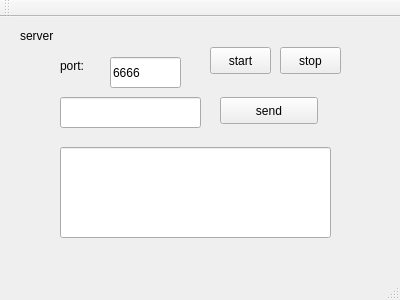
<?xml version="1.0" encoding="UTF-8"?>
<ui version="4.0">
 <class>MainWindow</class>
 <widget class="QMainWindow" name="MainWindow">
  <property name="geometry">
   <rect>
    <x>0</x>
    <y>0</y>
    <width>400</width>
    <height>300</height>
   </rect>
  </property>
  <property name="windowTitle">
   <string>MainWindow</string>
  </property>
  <widget class="QWidget" name="centralWidget">
   <widget class="QLineEdit" name="lineEdit">
    <property name="geometry">
     <rect>
      <x>60</x>
      <y>80</y>
      <width>141</width>
      <height>31</height>
     </rect>
    </property>
   </widget>
   <widget class="QPushButton" name="pushButton">
    <property name="geometry">
     <rect>
      <x>220</x>
      <y>80</y>
      <width>98</width>
      <height>27</height>
     </rect>
    </property>
    <property name="text">
     <string>send</string>
    </property>
   </widget>
   <widget class="QLabel" name="label">
    <property name="geometry">
     <rect>
      <x>20</x>
      <y>10</y>
      <width>66</width>
      <height>17</height>
     </rect>
    </property>
    <property name="text">
     <string>server</string>
    </property>
   </widget>
   <widget class="QLineEdit" name="lineEdit_2">
    <property name="geometry">
     <rect>
      <x>60</x>
      <y>130</y>
      <width>271</width>
      <height>91</height>
     </rect>
    </property>
   </widget>
   <widget class="QLineEdit" name="lineEdit_3">
    <property name="geometry">
     <rect>
      <x>110</x>
      <y>40</y>
      <width>71</width>
      <height>31</height>
     </rect>
    </property>
    <property name="text">
     <string>6666</string>
    </property>
   </widget>
   <widget class="QPushButton" name="pushButton_3">
    <property name="geometry">
     <rect>
      <x>210</x>
      <y>30</y>
      <width>61</width>
      <height>27</height>
     </rect>
    </property>
    <property name="text">
     <string>start</string>
    </property>
   </widget>
   <widget class="QPushButton" name="pushButton_4">
    <property name="geometry">
     <rect>
      <x>280</x>
      <y>30</y>
      <width>61</width>
      <height>27</height>
     </rect>
    </property>
    <property name="text">
     <string>stop</string>
    </property>
   </widget>
   <widget class="QLabel" name="label_2">
    <property name="geometry">
     <rect>
      <x>60</x>
      <y>40</y>
      <width>41</width>
      <height>17</height>
     </rect>
    </property>
    <property name="text">
     <string>port:</string>
    </property>
   </widget>
  </widget>
  <widget class="QMenuBar" name="menuBar">
   <property name="geometry">
    <rect>
     <x>0</x>
     <y>0</y>
     <width>400</width>
     <height>25</height>
    </rect>
   </property>
  </widget>
  <widget class="QToolBar" name="mainToolBar">
   <attribute name="toolBarArea">
    <enum>TopToolBarArea</enum>
   </attribute>
   <attribute name="toolBarBreak">
    <bool>false</bool>
   </attribute>
  </widget>
  <widget class="QStatusBar" name="statusBar"/>
 </widget>
 <layoutdefault spacing="6" margin="11"/>
 <resources/>
 <connections>
  <connection>
   <sender>pushButton</sender>
   <signal>clicked()</signal>
   <receiver>MainWindow</receiver>
   <slot>slot1()</slot>
   <hints>
    <hint type="sourcelabel">
     <x>238</x>
     <y>144</y>
    </hint>
    <hint type="destinationlabel">
     <x>219</x>
     <y>66</y>
    </hint>
   </hints>
  </connection>
  <connection>
   <sender>pushButton_3</sender>
   <signal>clicked()</signal>
   <receiver>MainWindow</receiver>
   <slot>slot2()</slot>
   <hints>
    <hint type="sourcelabel">
     <x>256</x>
     <y>81</y>
    </hint>
    <hint type="destinationlabel">
     <x>303</x>
     <y>46</y>
    </hint>
   </hints>
  </connection>
  <connection>
   <sender>pushButton_4</sender>
   <signal>clicked()</signal>
   <receiver>MainWindow</receiver>
   <slot>slot3()</slot>
   <hints>
    <hint type="sourcelabel">
     <x>318</x>
     <y>87</y>
    </hint>
    <hint type="destinationlabel">
     <x>362</x>
     <y>106</y>
    </hint>
   </hints>
  </connection>
 </connections>
 <slots>
  <slot>slot1()</slot>
  <slot>slot2()</slot>
  <slot>slot3()</slot>
 </slots>
</ui>
